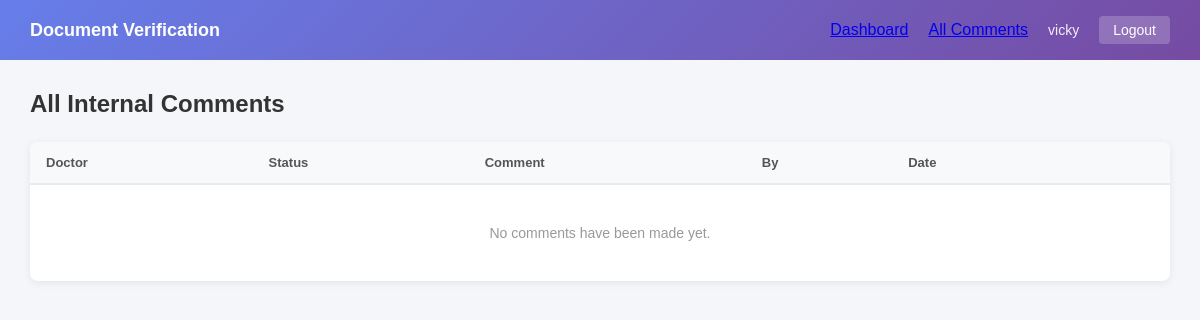
The app's page /comments/ (signed in), older data.
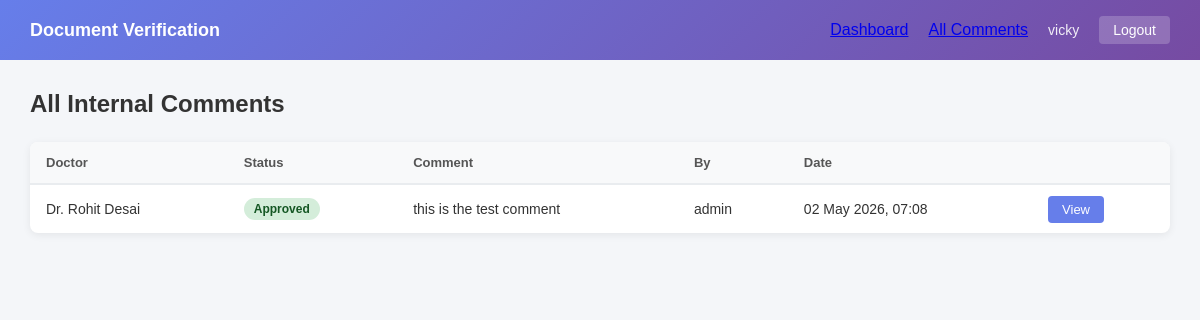
The same page, newer data.
### doc_review/models.py (models this page shows, shortened)
class Comment(models.Model):
    application = models.ForeignKey(DoctorApplication, on_delete=models.CASCADE, related_name='comments')
    author = models.ForeignKey(User, on_delete=models.CASCADE, related_name='comments')
    text = models.TextField()
    created_at = models.DateTimeField(auto_now_add=True)

class DoctorApplication(models.Model):
    STATUS_PENDING = 'pending'
    STATUS_APPROVED = 'approved'
    STATUS_REJECTED = 'rejected'
    STATUS_CHOICES = [
        (STATUS_PENDING, 'Pending'),
        (STATUS_APPROVED, 'Approved'),
        (STATUS_REJECTED, 'Rejected'),
    ]
    full_name = models.CharField(max_length=200)
    email = models.EmailField()
    phone = models.CharField(max_length=20)
    specialization = models.CharField(max_length=200)
    doc_folder = models.CharField(max_length=500)
    status = models.CharField(max_length=20, choices=STATUS_CHOICES, default=STATUS_PENDING)
    rejection_reason = models.TextField(blank=True, default='')
    reviewed_by = models.ForeignKey(
        User, null=True, blank=True,
        on_delete=models.SET_NULL,
        related_name='reviewed_applications'
    )
    reviewed_at = models.DateTimeField(null=True, blank=True)
    submitted_at = models.DateTimeField(auto_now_add=True)

### doc_review/views.py (the view)
# urls.py: path('comments/', views.all_comments, name='all_comments'),
@login_required
def all_comments(request):
    comments = Comment.objects.select_related('application', 'author').order_by('-created_at')
    return render(request, 'doc_review/all_comments.html', {'comments': comments})

### templates/doc_review/all_comments.html (shortened to what this page needs)
{% extends 'doc_review/base.html' %}
{% block content %}
<div class="page-header">
    <h2>All Internal Comments</h2>
</div>
<div class="table-container">
    <table class="app-table">
        <thead>
            <tr>
                <th>Doctor</th>
                <th>Status</th>
                <th>Comment</th>
                <th>By</th>
                <th>Date</th>
                <th></th>
            </tr>
        </thead>
        <tbody>
            {% for comment in comments %}
            <tr>
                <td>{{ comment.application.full_name }}</td>
                <td>
                    <span class="badge badge-{{ comment.application.status }}">
                        {{ comment.application.get_status_display }}
                    </span>
                </td>
                <td class="comment-preview">{{ comment.text|truncatechars:100 }}</td>
                <td>{{ comment.author.username }}</td>
                <td>{{ comment.created_at|date:"d M Y, H:i" }}</td>
                <td>
                    <a href="{% url 'application_detail' comment.application.pk %}" class="btn-view">View</a>
                </td>
            </tr>
            {% empty %}
            <tr>
                <td colspan="6" class="empty-row">No comments have been made yet.</td>
            </tr>
            {% endfor %}
        </tbody>
    </table>
</div>
{% endblock %}

Row changes from the older to the newer data that the page shows:
added Comment: application.full_name "Dr. Rohit Desai", application.status "Approved", text "this is the test comment", author.username "admin", created_at "02 May 2026, 07:08"
Text that changed along with them:
text no longer shown: "No comments have been made yet."
